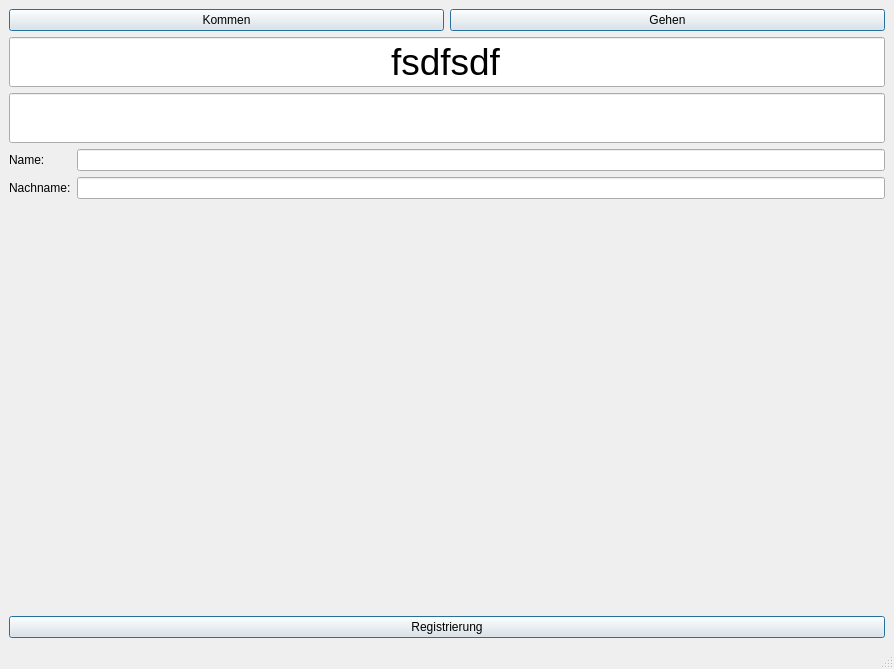
<?xml version="1.0" encoding="UTF-8"?>
<ui version="4.0">
 <class>MainWindow</class>
 <widget class="QMainWindow" name="MainWindow">
  <property name="geometry">
   <rect>
    <x>0</x>
    <y>0</y>
    <width>894</width>
    <height>669</height>
   </rect>
  </property>
  <property name="sizePolicy">
   <sizepolicy hsizetype="Preferred" vsizetype="Preferred">
    <horstretch>100</horstretch>
    <verstretch>0</verstretch>
   </sizepolicy>
  </property>
  <property name="minimumSize">
   <size>
    <width>0</width>
    <height>100</height>
   </size>
  </property>
  <property name="windowTitle">
   <string>MainWindow</string>
  </property>
  <widget class="QWidget" name="centralwidget">
   <layout class="QGridLayout" name="gridLayout">
    <item row="2" column="0" colspan="2">
     <widget class="QLineEdit" name="input2">
      <property name="font">
       <font>
        <pointsize>28</pointsize>
       </font>
      </property>
      <property name="text">
       <string/>
      </property>
      <property name="alignment">
       <set>Qt::AlignCenter</set>
      </property>
     </widget>
    </item>
    <item row="1" column="0" colspan="2">
     <widget class="QLineEdit" name="input1">
      <property name="font">
       <font>
        <pointsize>28</pointsize>
       </font>
      </property>
      <property name="text">
       <string>fsdfsdf</string>
      </property>
      <property name="alignment">
       <set>Qt::AlignCenter</set>
      </property>
     </widget>
    </item>
    <item row="0" column="0">
     <widget class="QPushButton" name="bu_kommen">
      <property name="text">
       <string>Kommen</string>
      </property>
      <property name="iconSize">
       <size>
        <width>50</width>
        <height>50</height>
       </size>
      </property>
      <property name="default">
       <bool>true</bool>
      </property>
      <property name="flat">
       <bool>false</bool>
      </property>
     </widget>
    </item>
    <item row="0" column="1">
     <widget class="QPushButton" name="bu_gehen">
      <property name="text">
       <string>Gehen</string>
      </property>
      <property name="iconSize">
       <size>
        <width>50</width>
        <height>50</height>
       </size>
      </property>
      <property name="default">
       <bool>true</bool>
      </property>
     </widget>
    </item>
    <item row="4" column="0" colspan="2">
     <widget class="QPushButton" name="bu_reg">
      <property name="text">
       <string>Registrierung</string>
      </property>
      <property name="default">
       <bool>true</bool>
      </property>
     </widget>
    </item>
    <item row="3" column="0" colspan="2">
     <layout class="QFormLayout" name="daten">
      <item row="0" column="0">
       <widget class="QLabel" name="label">
        <property name="text">
         <string>Name:</string>
        </property>
       </widget>
      </item>
      <item row="0" column="1">
       <widget class="QLineEdit" name="lineEdit">
        <property name="text">
         <string/>
        </property>
       </widget>
      </item>
      <item row="1" column="0">
       <widget class="QLabel" name="label_2">
        <property name="text">
         <string>Nachname:</string>
        </property>
       </widget>
      </item>
      <item row="1" column="1">
       <widget class="QLineEdit" name="lineEdit_2"/>
      </item>
      <item row="2" column="0">
       <widget class="QLabel" name="label_3">
        <property name="text">
         <string/>
        </property>
       </widget>
      </item>
     </layout>
    </item>
   </layout>
  </widget>
  <widget class="QMenuBar" name="menubar">
   <property name="geometry">
    <rect>
     <x>0</x>
     <y>0</y>
     <width>894</width>
     <height>22</height>
    </rect>
   </property>
  </widget>
  <widget class="QStatusBar" name="statusbar"/>
 </widget>
 <resources/>
 <connections/>
</ui>
